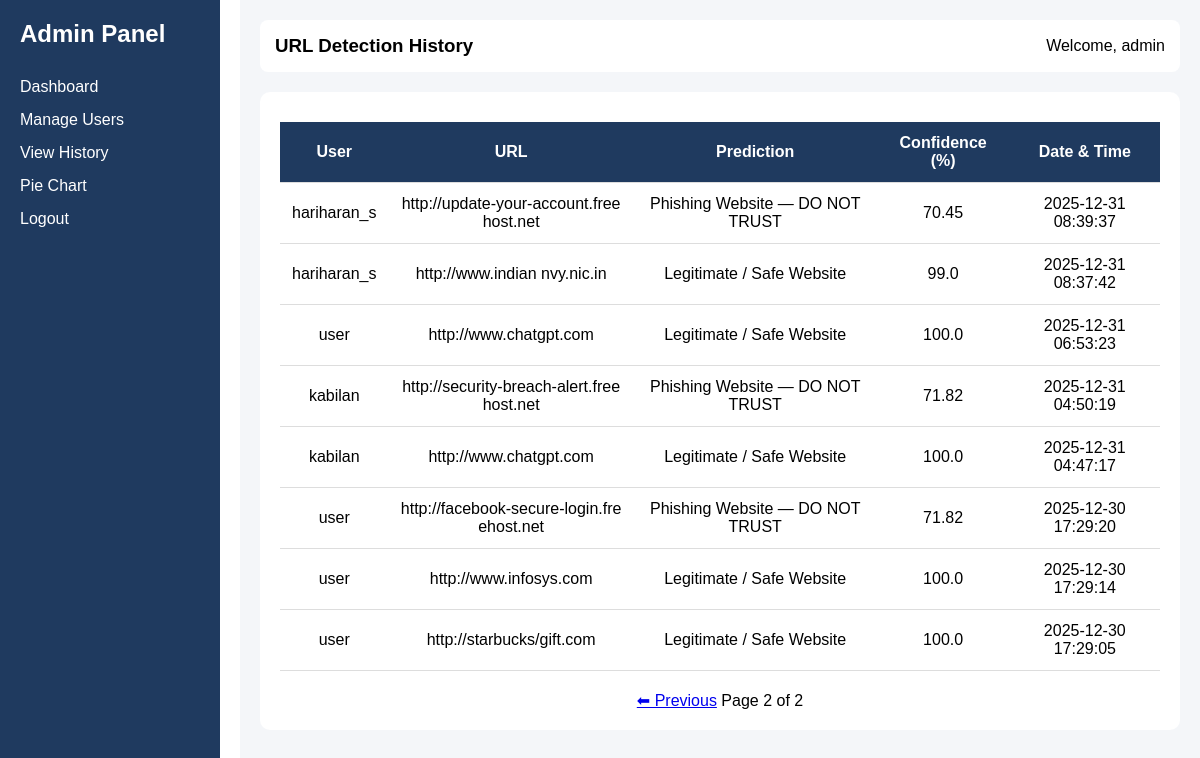
Page /admin/history?page=2 (signed in) on the committed database.
### tables this page shows
CREATE TABLE history (
            id INTEGER PRIMARY KEY AUTOINCREMENT,
            username TEXT,
            url TEXT,
            prediction TEXT,
            confidence REAL,
            timestamp DATETIME DEFAULT CURRENT_TIMESTAMP
        );

### app.py (the view)
@app.route("/admin/history")
def view_history():
    if "user" not in session or session.get("role") != "admin":
        return redirect(url_for("login"))
    conn = get_db()
    cur = conn.cursor()
    page = request.args.get("page", 1, type=int)
    per_page = 10
    offset = (page - 1) * per_page
    cur.execute("SELECT COUNT(*) FROM history")
    total_records = cur.fetchone()[0]
    cur.execute("""
        SELECT username, url, prediction, confidence, timestamp
        FROM history
        ORDER BY timestamp DESC
        LIMIT ? OFFSET ?
    """, (per_page, offset))
    history = cur.fetchall()
    conn.close()
    total_pages = math.ceil(total_records / per_page)
    return render_template(
        "view_history.html",
        history=history,
        user=session["user"],
        page=page,
        total_pages=total_pages
    )

### app.py (called while the page is built)
def get_db():
    return sqlite3.connect("database.db")

### templates/view_history.html (shortened to what this page needs)
<!DOCTYPE html>
<html>
<head>
    <link rel="stylesheet" href="{{ url_for('static', filename='admin.css') }}">
</head>
<body>
<div class="sidebar">
    <h2>Admin Panel</h2>
    <a href="{{ url_for('admin_dashboard') }}">Dashboard</a>
    <a href="{{ url_for('manage_users') }}">Manage Users</a>
    <a href="{{ url_for('view_history') }}" class="active">View History</a>
    <a href="{{ url_for('charts') }}">Pie Chart</a>
    <a href="{{ url_for('logout') }}">Logout</a>
</div>
<div class="main">
    <div class="topbar">
        <h3>URL Detection History</h3>
        <div class="welcome_text">
        <span >Welcome, {{ user }}</span>
        </div>
    </div>
    <div class="table-box">
        <table>
            <tr>
                <th>User</th>
                <th>URL</th>
                <th>Prediction</th>
                <th>Confidence (%)</th>
                <th>Date & Time</th>
            </tr>
            {% for h in history %}
            <tr>
                <td>{{ h[0] }}</td>
                <td style="word-break: break-all;">{{ h[1] }}</td>
                <td>{{ h[2] }}</td>
                <td>{{ h[3] if h[3] else "N/A" }}</td>
                <td>{{ h[4] }}</td>
            </tr>
            {% endfor %}
        </table>
        <center>
        <div style="margin-top: 20px;">
    {% if page > 1 %}
        <a href="{{ url_for('view_history', page=page-1) }}">⬅ Previous</a>
    {% endif %}
    Page {{ page }} of {{ total_pages }}
</div>
</center>
    </div>
</div>
</body>
</html>

### static/admin.css (style rules this page uses)
* { margin: 0; padding: 0; box-sizing: border-box; font-family: Arial, sans-serif; }
.sidebar { position: fixed; left: 0; top: 0; width: 220px; height: 100vh; background: #1f3a5f; color: #fff; padding: 20px; }
.sidebar h2 { margin-bottom: 30px; }
.sidebar a { display: block; color: #fff; text-decoration: none; margin: 15px 0; }
.main { margin-left: 240px; padding: 20px; background: #f4f6f9; min-height: 100vh; }
.topbar { background: #fff; padding: 15px; border-radius: 8px; margin-bottom: 20px; }
.table-box { background: #fff; padding: 20px; border-radius: 10px; }
table { width: 100%; border-collapse: collapse; margin-top: 10px; }
th, td { padding: 12px; border-bottom: 1px solid #ddd; text-align: center; }
th { background: #1f3a5f; color: #fff; }

### templates/view_history.html (style rules this page uses)
.topbar { display: flex; justify-content: space-between; align-items: center; }
.welcome_text { font-weight: 500; }

### rows in the picture
history: username "hariharan_s", url "http://update-your-account.freehost.net", prediction "Phishing Website — DO NOT TRUST", confidence "70.45", timestamp "2025-12-31 08:39:37"
history: username "hariharan_s", url "http://www.indian nvy.nic.in", prediction "Legitimate / Safe Website", confidence "99.0", timestamp "2025-12-31 08:37:42"
history: username "user", url "http://www.chatgpt.com", prediction "Legitimate / Safe Website", confidence "100.0", timestamp "2025-12-31 06:53:23"
history: username "kabilan", url "http://security-breach-alert.freehost.net", prediction "Phishing Website — DO NOT TRUST", confidence "71.82", timestamp "2025-12-31 04:50:19"
history: username "kabilan", url "http://www.chatgpt.com", prediction "Legitimate / Safe Website", confidence "100.0", timestamp "2025-12-31 04:47:17"
history: username "user", url "http://facebook-secure-login.freehost.net", prediction "Phishing Website — DO NOT TRUST", confidence "71.82", timestamp "2025-12-30 17:29:20"
history: username "user", url "http://www.infosys.com", prediction "Legitimate / Safe Website", confidence "100.0", timestamp "2025-12-30 17:29:14"
history: username "user", url "http://starbucks/gift.com", prediction "Legitimate / Safe Website", confidence "100.0", timestamp "2025-12-30 17:29:05"

### other values in the picture
{{ user }} "admin"
{{ page }} "2"
{{ total_pages }} "2"
